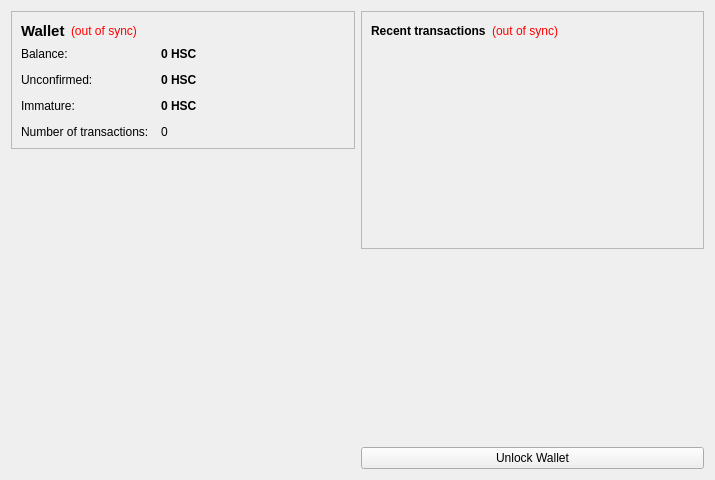
<?xml version="1.0" encoding="UTF-8"?>
<ui version="4.0">
 <class>OverviewPage</class>
 <widget class="QWidget" name="OverviewPage">
  <property name="geometry">
   <rect>
    <x>0</x>
    <y>0</y>
    <width>715</width>
    <height>480</height>
   </rect>
  </property>
  <property name="windowTitle">
   <string>Form</string>
  </property>
  <layout class="QHBoxLayout" name="horizontalLayout" stretch="1,1">
   <item>
    <layout class="QVBoxLayout" name="verticalLayout_2">
     <item>
      <widget class="QFrame" name="frame">
       <property name="frameShape">
        <enum>QFrame::StyledPanel</enum>
       </property>
       <property name="frameShadow">
        <enum>QFrame::Raised</enum>
       </property>
       <layout class="QVBoxLayout" name="verticalLayout_4">
        <item>
         <layout class="QHBoxLayout" name="horizontalLayout_4">
          <item>
           <widget class="QLabel" name="label_5">
            <property name="font">
             <font>
              <pointsize>11</pointsize>
              <weight>75</weight>
              <bold>true</bold>
             </font>
            </property>
            <property name="text">
             <string>Wallet</string>
            </property>
           </widget>
          </item>
          <item>
           <widget class="QLabel" name="labelWalletStatus">
            <property name="toolTip">
             <string>&lt;html&gt;&lt;head/&gt;&lt;body&gt;&lt;p&gt;The displayed information may be out of date. Your wallet automatically synchronizes with the ChinafricaCoin network after a connection is established, but this process has not completed yet.&lt;/p&gt;&lt;/body&gt;&lt;/html&gt;</string>
            </property>
            <property name="styleSheet">
             <string notr="true">QLabel { color: red; }</string>
            </property>
            <property name="text">
             <string notr="true">(out of sync)</string>
            </property>
            <property name="alignment">
             <set>Qt::AlignLeading|Qt::AlignLeft|Qt::AlignVCenter</set>
            </property>
           </widget>
          </item>
          <item>
           <spacer name="horizontalSpacer_2">
            <property name="orientation">
             <enum>Qt::Horizontal</enum>
            </property>
            <property name="sizeHint" stdset="0">
             <size>
              <width>40</width>
              <height>20</height>
             </size>
            </property>
           </spacer>
          </item>
         </layout>
        </item>
        <item>
         <layout class="QFormLayout" name="formLayout_2">
          <property name="fieldGrowthPolicy">
           <enum>QFormLayout::AllNonFixedFieldsGrow</enum>
          </property>
          <property name="horizontalSpacing">
           <number>12</number>
          </property>
          <property name="verticalSpacing">
           <number>12</number>
          </property>
          <item row="0" column="0">
           <widget class="QLabel" name="label">
            <property name="text">
             <string>Balance:</string>
            </property>
           </widget>
          </item>
          <item row="0" column="1">
           <widget class="QLabel" name="labelBalance">
            <property name="font">
             <font>
              <weight>75</weight>
              <bold>true</bold>
             </font>
            </property>
            <property name="cursor">
             <cursorShape>IBeamCursor</cursorShape>
            </property>
            <property name="toolTip">
             <string>Your current balance</string>
            </property>
            <property name="text">
             <string notr="true">0 HSC</string>
            </property>
            <property name="textInteractionFlags">
             <set>Qt::LinksAccessibleByMouse|Qt::TextSelectableByKeyboard|Qt::TextSelectableByMouse</set>
            </property>
           </widget>
          </item>
          <item row="2" column="0">
           <widget class="QLabel" name="label_3">
            <property name="text">
             <string>Unconfirmed:</string>
            </property>
           </widget>
          </item>
          <item row="2" column="1">
           <widget class="QLabel" name="labelUnconfirmed">
            <property name="font">
             <font>
              <weight>75</weight>
              <bold>true</bold>
             </font>
            </property>
            <property name="cursor">
             <cursorShape>IBeamCursor</cursorShape>
            </property>
            <property name="toolTip">
             <string>Total of transactions that have yet to be confirmed, and do not yet count toward the current balance</string>
            </property>
            <property name="text">
             <string notr="true">0 HSC</string>
            </property>
            <property name="textInteractionFlags">
             <set>Qt::LinksAccessibleByMouse|Qt::TextSelectableByKeyboard|Qt::TextSelectableByMouse</set>
            </property>
           </widget>
          </item>
          <item row="3" column="0">
           <widget class="QLabel" name="labelImmatureText">
            <property name="text">
             <string>Immature:</string>
            </property>
           </widget>
          </item>
          <item row="3" column="1">
           <widget class="QLabel" name="labelImmature">
            <property name="font">
             <font>
              <weight>75</weight>
              <bold>true</bold>
             </font>
            </property>
            <property name="toolTip">
             <string>Mined balance that has not yet matured</string>
            </property>
            <property name="text">
             <string notr="true">0 HSC</string>
            </property>
            <property name="textInteractionFlags">
             <set>Qt::LinksAccessibleByMouse|Qt::TextSelectableByKeyboard|Qt::TextSelectableByMouse</set>
            </property>
           </widget>
          </item>
          <item row="4" column="0">
           <widget class="QLabel" name="label_2">
            <property name="text">
             <string>Number of transactions:</string>
            </property>
           </widget>
          </item>
          <item row="4" column="1">
           <widget class="QLabel" name="labelNumTransactions">
            <property name="toolTip">
             <string>Total number of transactions in wallet</string>
            </property>
            <property name="text">
             <string notr="true">0</string>
            </property>
           </widget>
          </item>
         </layout>
        </item>
       </layout>
      </widget>
     </item>
     <item>
      <spacer name="verticalSpacer">
       <property name="orientation">
        <enum>Qt::Vertical</enum>
       </property>
       <property name="sizeHint" stdset="0">
        <size>
         <width>20</width>
         <height>40</height>
        </size>
       </property>
      </spacer>
     </item>
     <item>
      <widget class="QLabel" name="label_6">
       <property name="text">
        <string/>
       </property>
       <property name="pixmap">
        <pixmap resource="../bitcoin.qrc">:/images/backg</pixmap>
       </property>
       <property name="scaledContents">
        <bool>false</bool>
       </property>
       <property name="alignment">
        <set>Qt::AlignCenter</set>
       </property>
       <property name="margin">
        <number>-2</number>
       </property>
      </widget>
     </item>
    </layout>
   </item>
   <item>
    <layout class="QVBoxLayout" name="verticalLayout_3">
     <item>
      <widget class="QFrame" name="frame_2">
       <property name="frameShape">
        <enum>QFrame::StyledPanel</enum>
       </property>
       <property name="frameShadow">
        <enum>QFrame::Raised</enum>
       </property>
       <layout class="QVBoxLayout" name="verticalLayout">
        <item>
         <layout class="QHBoxLayout" name="horizontalLayout_2">
          <item>
           <widget class="QLabel" name="label_4">
            <property name="text">
             <string>&lt;b&gt;Recent transactions&lt;/b&gt;</string>
            </property>
           </widget>
          </item>
          <item>
           <widget class="QLabel" name="labelTransactionsStatus">
            <property name="toolTip">
             <string>&lt;html&gt;&lt;head/&gt;&lt;body&gt;&lt;p&gt;The displayed information may be out of date. Your wallet automatically synchronizes with the ChinafricaCoin network after a connection is established, but this process has not completed yet.&lt;/p&gt;&lt;/body&gt;&lt;/html&gt;</string>
            </property>
            <property name="styleSheet">
             <string notr="true">QLabel { color: red; }</string>
            </property>
            <property name="text">
             <string notr="true">(out of sync)</string>
            </property>
            <property name="alignment">
             <set>Qt::AlignRight|Qt::AlignTrailing|Qt::AlignVCenter</set>
            </property>
           </widget>
          </item>
          <item>
           <spacer name="horizontalSpacer">
            <property name="orientation">
             <enum>Qt::Horizontal</enum>
            </property>
            <property name="sizeHint" stdset="0">
             <size>
              <width>40</width>
              <height>20</height>
             </size>
            </property>
           </spacer>
          </item>
         </layout>
        </item>
        <item>
         <widget class="QListView" name="listTransactions">
          <property name="styleSheet">
           <string notr="true">QListView { background: transparent; }</string>
          </property>
          <property name="frameShape">
           <enum>QFrame::NoFrame</enum>
          </property>
          <property name="verticalScrollBarPolicy">
           <enum>Qt::ScrollBarAlwaysOff</enum>
          </property>
          <property name="horizontalScrollBarPolicy">
           <enum>Qt::ScrollBarAlwaysOff</enum>
          </property>
          <property name="selectionMode">
           <enum>QAbstractItemView::NoSelection</enum>
          </property>
         </widget>
        </item>
       </layout>
      </widget>
     </item>
     <item>
      <spacer name="verticalSpacer_2">
       <property name="orientation">
        <enum>Qt::Vertical</enum>
       </property>
       <property name="sizeHint" stdset="0">
        <size>
         <width>20</width>
         <height>40</height>
        </size>
       </property>
      </spacer>
     </item>
     <item>
      <widget class="QPushButton" name="unlockWalletButton">
       <property name="text">
        <string>Unlock Wallet</string>
       </property>
      </widget>
     </item>
    </layout>
   </item>
  </layout>
 </widget>
 <resources>
  <include location="../bitcoin.qrc"/>
 </resources>
 <connections/>
</ui>
